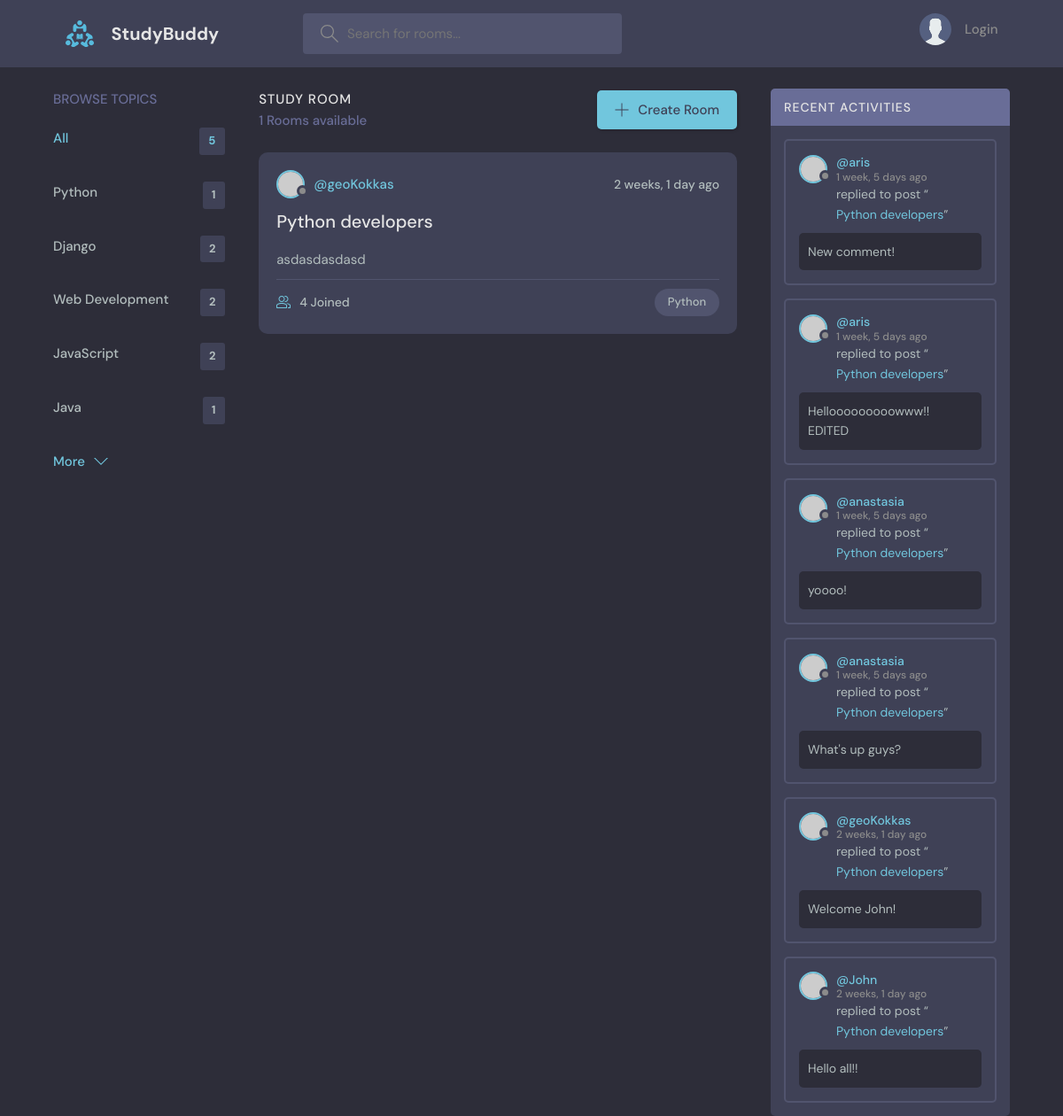
Page /?q=Python on the committed database.
### base/models.py (models this page shows, shortened)
class Topic(models.Model):
    name = models.CharField(max_length=200)

class Room(models.Model):
    host = models.ForeignKey(User, on_delete=models.SET_NULL, null=True)
    topic = models.ForeignKey(Topic, on_delete=models.SET_NULL, null=True)
    name = models.CharField(max_length=200)
    description = models.TextField(null=True, blank=True)
    participants = models.ManyToManyField(User, related_name='participants', blank=True)
    updated = models.DateTimeField(auto_now=True)
    created = models.DateTimeField(auto_now_add=True)
    class Meta:
        ordering = ['-updated', '-created']
    def __str__(self):
        return self.name

class Message(models.Model):
    user = models.ForeignKey(User, on_delete=models.CASCADE)
    room = models.ForeignKey(Room, on_delete=models.CASCADE)
    body = models.TextField()
    updated = models.DateTimeField(auto_now=True)
    created = models.DateTimeField(auto_now_add=True)
    class Meta:
        ordering = ['-updated', '-created']

### base/views.py (the view)
# urls.py: path('', views.home, name='home'),
def home(request):
    q = request.GET.get('q') if request.GET.get('q') != None else ''
    rooms = Room.objects.filter(
        Q(topic__name__icontains=q) |
        Q(name__icontains=q) |
        Q(description__icontains=q)
        )
    topics = Topic.objects.all()[0:5]
    room_count = rooms.count()
    room_messages = Message.objects.filter(Q(room__topic__name__icontains=q))
    context = {'rooms': rooms, 'topics': topics, 'room_count': room_count, 'room_messages': room_messages}
    return render(request, 'base/home.html', context)

### base/templates/base/home.html (shortened to what this page needs)
{% extends 'main.html' %}
{% block content %}
<main class="layout layout--3">
  <div class="container">
    {% include 'base/topics_component.html' %}
    <div class="roomList">
      <div class="roomList__header">
        <div>
          <h2>Study Room</h2>
          <p>{{room_count}} Rooms available</p>
        </div>
        <a class="btn btn--main" href="create-room">
          <svg version="1.1" xmlns="http://www.w3.org/2000/svg" width="32" height="32" viewBox="0 0 32 32">
            <title>add</title>
            <path
              d="M16.943 0.943h-1.885v14.115h-14.115v1.885h14.115v14.115h1.885v-14.115h14.115v-1.885h-14.115v-14.115z">
            </path>
          </svg>
          Create Room
        </a>
      </div>
      {% include 'base/feed_component.html' %}
    </div>
    {% include 'base/activity_component.html' %}
  </div>
</main>
{% endblock %}

### base/templates/base/topics_component.html
<div class="topics">
    <div class="topics__header">
        <h2>Browse Topics</h2>
    </div>
    <ul class="topics__list">
        <li>
            <a href="{% url 'home' %}" class="active">All <span>{{topics.count}}</span></a>
        </li>
        {% for topic in topics %}
        <li>
            <a href="{% url 'home' %}?q={{topic.name}}">{{topic.name}}<span>{{topic.room_set.all.count}}</span></a>
        </li>
        {% endfor %}
    </ul>
    <a class="btn btn--link" href="{% url 'topics' %}">
        More
        <svg version="1.1" xmlns="http://www.w3.org/2000/svg" width="32" height="32" viewBox="0 0 32 32">
            <title>chevron-down</title>
            <path d="M16 21l-13-13h-3l16 16 16-16h-3l-13 13z"></path>
        </svg>
    </a>
</div>

### base/templates/base/feed_component.html (shortened to what this page needs)
{% for room in rooms %}
<div class="roomListRoom">
    <div class="roomListRoom__header">
      <a href="{% url 'user-profile' room.host.id %}" class="roomListRoom__author">
        <div class="avatar avatar--small">
          <img src="https://randomuser.me/api/portraits/women/11.jpg" />
        </div>
        <span>@{{room.host.username}}</span>
      </a>
      <div class="roomListRoom__actions">
        <span>{{room.created|timesince}} ago</span>
      </div>
    </div>
    <div class="roomListRoom__content">
      <a href="{% url 'room' room.id %}">{{room.name}}</a>
      <p>{{room.description}}</p>
    </div>
    <div class="roomListRoom__meta">
      <a href="{% url 'room' room.id %}" class="roomListRoom__joined">
        {{room.participants.all.count}} Joined
      </a>
      <p class="roomListRoom__topic">{{room.topic.name}}</p>
    </div>
</div>
{% endfor %}

### base/templates/base/activity_component.html (shortened to what this page needs)
<div class="activities">
    <div class="activities__header">
        <h2>Recent Activities</h2>
    </div>
    {% for message in room_messages %}
    <div class="activities__box">
        <div class="activities__boxHeader roomListRoom__header">
            <a href="{% url 'user-profile' message.user.id %}" class="roomListRoom__author">
                <div class="avatar avatar--small">
                    <img src="https://randomuser.me/api/portraits/women/11.jpg" />
                </div>
                <p>
                    @{{message.user}}
                    {% if message.updated %}
                    <span>{{message.updated|timesince}} ago</span>
                    {% else %}
                    <span>{{message.created|timesince}} ago</span>
                    {% endif %}
                </p>
            </a>
        </div>
        <div class="activities__boxContent">
            <p>replied to post “<a href="{% url 'room' message.room.id %}">{{message.room}}</a>”</p>
            <div class="activities__boxRoomContent">
                {{message.body}}
            </div>
        </div>
    </div>
    {% endfor %}
</div>

### rows in the picture
Topic: name "Python", room_set.all.count "1"
Topic: name "Django", room_set.all.count "2"
Topic: name "Web Development", room_set.all.count "2"
Topic: name "JavaScript", room_set.all.count "2"
Topic: name "Java", room_set.all.count "1"
Room: host.username "geoKokkas", created "2 weeks, 1 day", name "Python developers", description "asdasdasdasd", participants.all.count "4", topic.name "Python"
Message: user "aris", updated "1 week, 5 days", room "Python developers", body "New comment!"
Message: user "aris", updated "1 week, 5 days", room "Python developers", body "Hellooooooooowww!! EDITED"
Message: user "anastasia", updated "1 week, 5 days", room "Python developers", body "yoooo!"
Message: user "anastasia", updated "1 week, 5 days", room "Python developers", body "What's up guys?"
Message: user "geoKokkas", updated "2 weeks, 1 day", room "Python developers", body "Welcome John!"
Message: user "John", updated "2 weeks, 1 day", room "Python developers", body "Hello all!!"

### other values in the picture
{{ topics.count }} "5"
{{ room_count }} "1"
